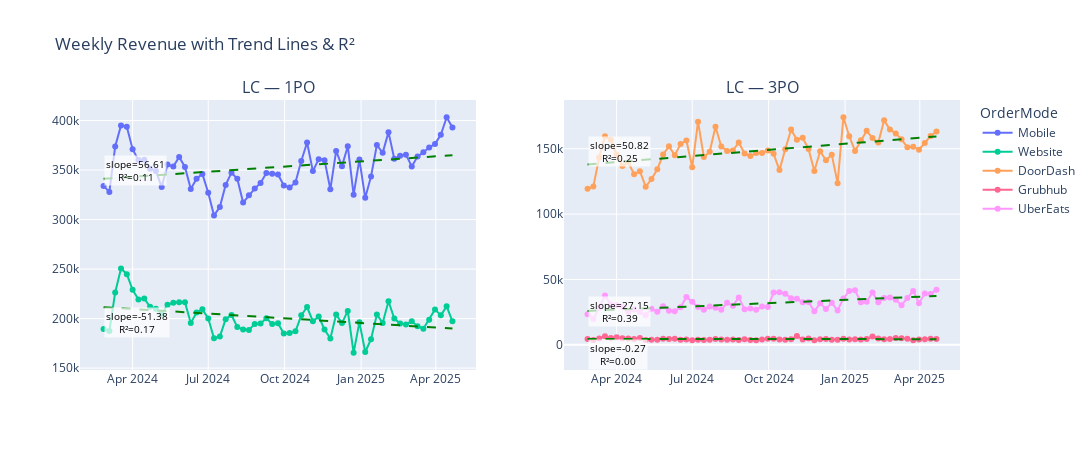

This figure's notebook cell:
### Code cell
import pandas as pd
import numpy as np
import plotly.graph_objects as go
from plotly.subplots import make_subplots


weekly = (
    df_combined[df_combined['Brand']=='LC']
      .groupby(['Brand','channel','OrderMode','WeekStartDate'], as_index=False)
      ['revenue'].sum()
)

brands   = weekly['Brand'].unique().tolist()
channels = weekly['channel'].unique().tolist()
n_rows, n_cols = len(brands), len(channels)

# 2) Create subplot grid
fig = make_subplots(
    rows=n_rows,
    cols=n_cols,
    shared_xaxes=False,
    shared_yaxes=False,
    subplot_titles=[f"{b} — {c}" for b in brands for c in channels],
     vertical_spacing=0.09
      
)

# 3) Plot data, trendlines, legend & annotations
shown_modes = set()

for i, brand in enumerate(brands, start=1):
    for j, channel in enumerate(channels, start=1):
        cell = weekly[(weekly['Brand']==brand) & (weekly['channel']==channel)]
        if cell.empty:
            continue

        for mode in cell['OrderMode'].unique():
            sub = cell[cell['OrderMode']==mode]
            x = sub['WeekStartDate']
            y = sub['revenue']

            # only show each OrderMode once in the legend
            show_leg = mode not in shown_modes
            shown_modes.add(mode)

            # 3a) Data line
            fig.add_trace(
                go.Scatter(
                    
                    x=x, y=y,
                    mode='lines+markers',
                    name=mode,
                    showlegend=show_leg

                ),
                row=i, col=j
            )

            # 3b) Compute trend & R²
            x_ord = x.map(pd.Timestamp.toordinal).values
            slope, intercept = np.polyfit(x_ord, y, 1)
            y_hat = slope * x_ord + intercept
            ss_res = np.sum((y - y_hat)**2)
            ss_tot = np.sum((y - np.mean(y))**2)
            r2 = 1 - ss_res/ss_tot

            # 3c) Trend‐line (green dashed)
            fig.add_trace(
                go.Scatter(
                    x=x, y=y_hat,
                    mode='lines',
                    line=dict(dash='dash', color='green'),
                    showlegend=False
                ),
                row=i, col=j
            )

            # 3d) Annotate with slope & R²
            # Calculate subplot index for xref/yref:
            sp_idx = (i-1)*n_cols + j
            xref = f"x{sp_idx}" if sp_idx>1 else "x"
            yref = f"y{sp_idx}" if sp_idx>1 else "y"

            fig.add_annotation(
                xref=xref, yref=yref,
                x=min(x), y=max(y_hat),
                text=f"slope={slope:.2f}<br>R²={r2:.2f}",
                showarrow=False,
                font=dict(size=10, color="black"),
                bgcolor="rgba(255,255,255,0.7)",
                xanchor="left", yanchor="top"
            )

# 4) Final layout tweaks
fig.update_yaxes(matches=None)
fig.update_layout(
    height=450 * n_rows,
    width=600 * n_cols,
    title="Weekly Revenue with Trend Lines & R²",
    legend_title_text="OrderMode"
)
fig.write_image("2.png")
fig.show()
